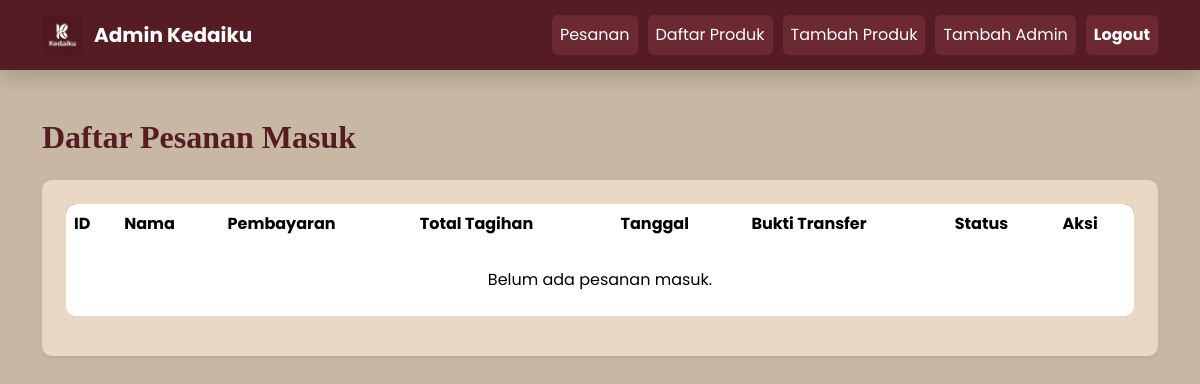
The page /admin.php (signed in) on the database as committed earlier.
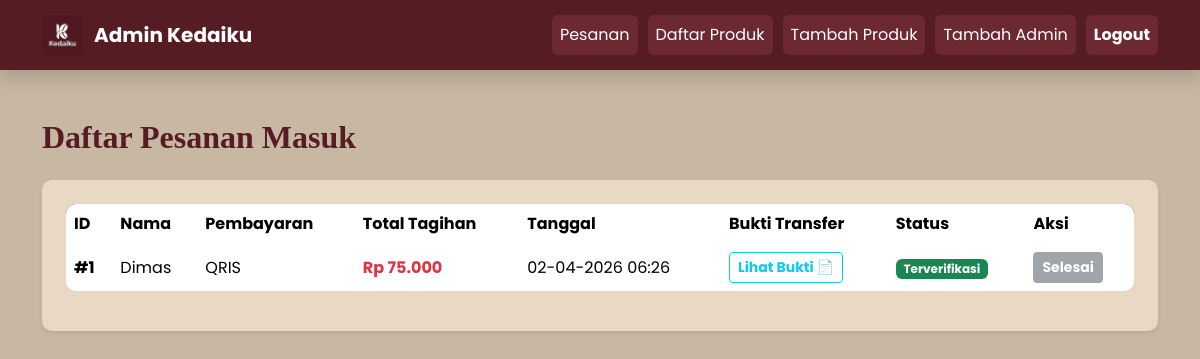
The same page on the database as committed later.
### tables this page shows
CREATE TABLE IF NOT EXISTS `pesanan_header` (
  `id` int NOT NULL AUTO_INCREMENT,
  `nama` varchar(100) NOT NULL,
  `email` varchar(100) NOT NULL,
  `pembayaran` varchar(50) NOT NULL,
  `tanggal` timestamp NULL DEFAULT CURRENT_TIMESTAMP,
  `total` int NOT NULL,
  `status` varchar(50) DEFAULT 'Menunggu Pembayaran',
  `bukti` varchar(255) DEFAULT NULL,
  PRIMARY KEY (`id`)
);

### admin.php (the view, shortened to what the changed rows need)
<?php
include 'koneksi.php';
?>
<!DOCTYPE html>
<html lang="id">
<head>
    <link rel="stylesheet" href="assets/css/style.css">
    <link rel="stylesheet" href="https://cdn.jsdelivr.net/npm/bootstrap@5.3.2/dist/css/bootstrap.min.css">
</head>
<body>
    <div class="container my-5">
        <h2 class="mb-4 admin-title">Daftar Pesanan Masuk</h2>
        <div class="card card-admin p-4 shadow-sm">
            <div class="table-responsive">
                <table class="table table-hover align-middle">
                    <thead>
                        <tr>
                            <th>ID</th>
                            <th>Nama</th>
                            <th>Pembayaran</th>
                            <th>Total Tagihan</th>
                            <th>Tanggal</th>
                            <th>Bukti Transfer</th>
                            <th>Status</th>
                            <th>Aksi</th>
                        </tr>
                    </thead>
                    <tbody>
                        <?php
                        $query = $koneksi->query("SELECT * FROM pesanan_header ORDER BY id DESC");
                        if ($query->num_rows > 0) {
                            while ($row = $query->fetch_assoc()) {
                                $status = $row['status'] ?? 'Menunggu Pembayaran';
                                if ($status == 'Terverifikasi') {
                                    $badgeColor = 'bg-success';
                                } elseif ($status == 'Dibatalkan') {
                                    $badgeColor = 'bg-danger';
                                } else {
                                    $badgeColor = 'bg-warning text-dark';
                                }
                        ?>
                                <tr>
                                    <td class="fw-bold">#<?php echo $row['id']; ?></td>
                                    <td><?php echo htmlspecialchars($row['nama']); ?></td>
                                    <td><?php echo htmlspecialchars($row['pembayaran']); ?></td>
                                    <td class="fw-bold text-danger">
                                        Rp <?php echo number_format($row['total'], 0, ',', '.'); ?>
                                    </td>
                                    <td><?php echo date('d-m-Y H:i', strtotime($row['tanggal'])); ?></td>
                                    <td>
                                        <?php if (!empty($row['bukti'])) { ?>
                                            <a href="assets/gambar/<?php echo $row['bukti']; ?>" target="_blank" class="btn btn-outline-info btn-sm fw-bold">Lihat Bukti 📄</a>
                                        <?php } else { echo "<span class='text-muted small'>Tidak Ada</span>"; } ?>
                                    </td>
                                    <td><span class="badge <?php echo $badgeColor; ?>"><?php echo $status; ?></span></td>
                                    <td>
                                        <?php if ($status != 'Terverifikasi' && $status != 'Dibatalkan') { ?>
                                            <a href="verifikasi_pesanan.php?id=<?php echo $row['id']; ?>"
                                               class="btn btn-success btn-sm fw-bold mb-1"
                                               onclick="return confirm('Verifikasi pembayaran pesanan #<?php echo $row['id']; ?>?');">
                                               Verifikasi ✓
                                            </a>
                                            <a href="batal_pesanan.php?id=<?php echo $row['id']; ?>"
                                               class="btn btn-danger btn-sm fw-bold mb-1"
                                               onclick="return confirm('Apakah Anda yakin ingin MEMBATALKAN pesanan #<?php echo $row['id']; ?>?');">
                                               Batalkan ✕
                                            </a>
                                        <?php } else { ?>
                                            <button class="btn btn-secondary btn-sm fw-bold" disabled>Selesai</button>
                                        <?php } ?>
                                    </td>
                                </tr>
                        <?php
                            }
                        } else {
                            echo "<tr><td colspan='8' class='text-center py-4'>Belum ada pesanan masuk.</td></tr>";
                        }
                        ?>
                    </tbody>
                </table>
            </div>
        </div>
    </div>
</body>
</html>

Rows that differ between the two databases and show on the page:
added pesanan_header: id "1", nama "Dimas", pembayaran "QRIS", total "75.000", tanggal "02-04-2026 06:26", status "Terverifikasi", shows "Selesai"
Other text that changed with them:
text no longer shown: "Belum ada pesanan masuk."
